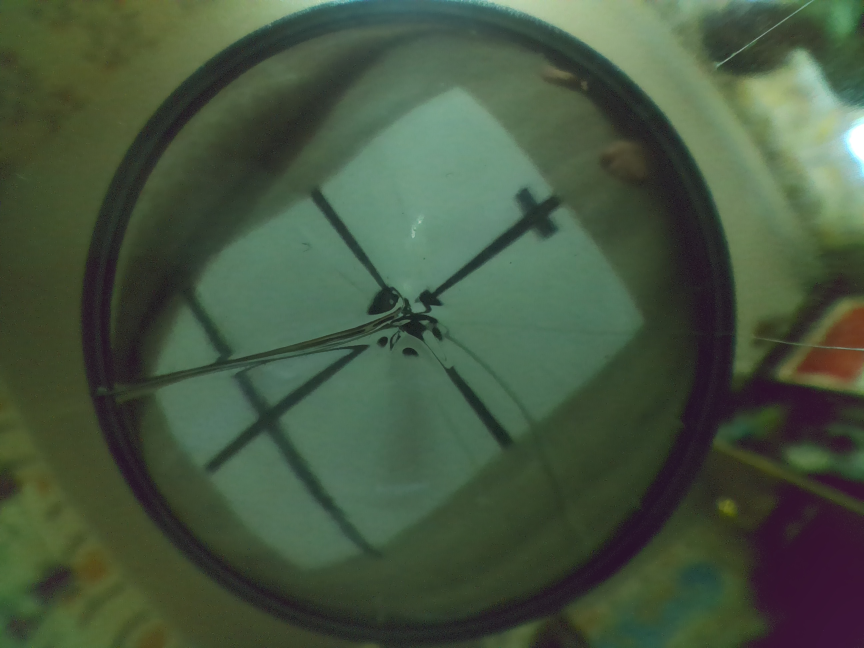
#> input picture Images/New1.jpg, 2592 x 1944 px (shown at 1/3 size)
$ python -i plane.py   (imports and definitions only)
#> lines starting #> are read from the running program, lines starting #| are printed output that depends on the picture
#!/usr/bin/env python3
"""
Conical mirror wide-angle image/video unwrapper module.

Pipeline (OpenCV-optimized, one-pass by default):
- Build one inverse remap from the requested square top-view directly to the
  original wide-angle source frame (build_combined_maps).
- Sample via cv2.remap — faster and sharper than the old two-stage numpy path.

The old two-stage numpy path (correct_lens + unwrap_cone + sample_bilinear)
is preserved for debug/tune utilities and can be forced via use_opencv=False.

Usage as module:
    from plane import unwrap_image, debug_parameters

    unwrap_image("input.jpg", cx=575, cy=457, outer_r=412)
    unwrap_image("input.jpg", cx=575, cy=457, outer_r=412, use_opencv=False)  # old path
    debug_parameters("input.jpg", cx=575, cy=457, outer_r=412)  # interactive tuning
"""

from __future__ import annotations

import argparse
import math
import sys
from pathlib import Path
from typing import Tuple, Optional, Union
import numpy as np
from PIL import Image, ImageOps


try:
    import cv2
    HAS_CV2 = True
except ImportError:
    HAS_CV2 = False

try:
    import matplotlib.pyplot as plt
    HAS_MATPLOTLIB = True
except ImportError:
    HAS_MATPLOTLIB = False


DEFAULTS = {
    "cx": 1203,
    "cy": 457.0,
    "outer_r": 412.0,
    "rotation_deg": -2.0,
    "top_size": 900,
    "field_scale": 0.70,
    "lens_deg": -81.86,
    "cone_power": 2.245,
}

JPEG_EXTENSIONS = {".jpg", ".jpeg", ".jpe"}
VIDEO_EXTENSIONS = {".mp4", ".m4v", ".mov", ".avi", ".mkv", ".webm"}
IMAGE_EXTENSIONS = {".png", ".jpg", ".jpeg", ".jpe", ".bmp", ".tif", ".tiff", ".webp"}


# ============================================================================
# Argument / path helpers
# ============================================================================

# [12 lines left out: function parse_rgb, not called in this run]


def is_video_path(path: Path) -> bool:
    return path.suffix.lower() in VIDEO_EXTENSIONS


def is_image_path(path: Path) -> bool:
    return path.suffix.lower() in IMAGE_EXTENSIONS


# ============================================================================
# OpenCV helpers (ported from unwrapper_opencv.py)
# ============================================================================

def rgb_to_bgr(rgb: Tuple[int, int, int]) -> Tuple[int, int, int]:
    return (rgb[2], rgb[1], rgb[0])


def border_value_for_channels(rgb: Tuple[int, int, int], channels: int) -> Tuple[int, ...]:
    bgr = rgb_to_bgr(rgb)
    if channels == 1:
        gray = int(round(0.114 * bgr[0] + 0.587 * bgr[1] + 0.299 * bgr[2]))
        return (gray,)
    if channels == 2:
        gray = int(round(0.114 * bgr[0] + 0.587 * bgr[1] + 0.299 * bgr[2]))
        return (gray, 255)
    if channels == 4:
        return (*bgr, 255)
    return bgr


def ensure_video_bgr(frame: np.ndarray) -> np.ndarray:
    if frame.ndim == 2:
        return cv2.cvtColor(frame, cv2.COLOR_GRAY2BGR)
    if frame.shape[2] == 4:
        return cv2.cvtColor(frame, cv2.COLOR_BGRA2BGR)
    return frame


def composite_alpha_to_bgr(image: np.ndarray, background_rgb: Tuple[int, int, int]) -> np.ndarray:
    if image.ndim != 3 or image.shape[2] != 4:
        return ensure_video_bgr(image)
    alpha = image[:, :, 3:4].astype(np.float32) / 255.0
    bgr = image[:, :, :3].astype(np.float32)
    bg = np.array(rgb_to_bgr(background_rgb), dtype=np.float32).reshape(1, 1, 3)
    out = bgr * alpha + bg * (1.0 - alpha)
    return np.clip(out, 0, 255).astype(np.uint8)


def remap_frame(
    frame: np.ndarray,
    map_x: np.ndarray,
    map_y: np.ndarray,
    background_rgb: Tuple[int, int, int],
    interpolation: int = cv2.INTER_LINEAR,
) -> np.ndarray:
    channels = 1 if frame.ndim == 2 else frame.shape[2]
    return cv2.remap(
        frame,
        map_x,
        map_y,
        interpolation=interpolation,
        borderMode=cv2.BORDER_CONSTANT,
        borderValue=border_value_for_channels(background_rgb, channels),
    )


# ============================================================================
# Core math (shared between numpy and OpenCV paths)
# ============================================================================

def lens_distorted_radius(ru_norm: np.ndarray, lens_deg: float) -> np.ndarray:
    """Map corrected normalized radius to source distorted normalized radius."""
    r = np.maximum(ru_norm, 0.0)
    if abs(lens_deg) < 1e-9:
        return r
    angle = abs(lens_deg) * math.pi / 180.0
    limited = min(angle, math.pi / 2.0 - 0.01)
    if lens_deg > 0:
        return np.tan(r * limited) / math.tan(limited)
    return np.arctan(r * math.tan(limited)) / limited


# ============================================================================
# Old numpy two-stage path (kept for debug/tune and optional use)
# ============================================================================

# ============================================================================
# OpenCV remap maps
# ============================================================================

# [67 lines left out: functions build_lens_maps, build_unwrap_maps, not called in this run]


def build_combined_maps(
    top_size: int,
    source_width: int,
    source_height: int,
    cx: float,
    cy: float,
    outer_r: float,
    rotation_deg: float,
    field_scale: float,
    lens_deg: float,
    cone_power: float,
) -> tuple[np.ndarray, np.ndarray]:
    """
    One-pass inverse map from square top-view pixels directly to the original frame.
    Combines lens correction and cone unwrap analytically — sharper and faster
    than the two-stage path.
    """
    size = int(round(top_size))
    center = (size - 1.0) / 2.0
    rotation = math.radians(rotation_deg)
    x_coords = np.arange(size, dtype=np.float32)
    y_coords = np.arange(size, dtype=np.float32)
    xx, yy = np.meshgrid(x_coords, y_coords)
    px = ((xx - center) / center) * field_scale
    py = ((yy - center) / center) * field_scale
    r_plane = np.sqrt(px * px + py * py)
    theta = np.arctan2(py, px) + rotation
    r_corrected = np.power(r_plane, cone_power) * outer_r
    r_distorted = lens_distorted_radius(r_corrected / outer_r, lens_deg) * outer_r
    map_x = cx + r_distorted * np.cos(theta)
    map_y = cy + r_distorted * np.sin(theta)
    invalid = (
        (r_plane > 1.0) |
        (map_x < 0.0) |
        (map_y < 0.0) |
        (map_x > source_width - 1.0) |
        (map_y > source_height - 1.0)
    )
    map_x = np.where(invalid, -1.0, map_x).astype(np.float32, copy=False)
    map_y = np.where(invalid, -1.0, map_y).astype(np.float32, copy=False)
    return map_x, map_y


# ============================================================================
# PIL image I/O (kept for the old numpy path and save_image)
# ============================================================================
# [8 lines left out: function save_image, not called in this run]


def save_cv_image(path: Path, image: np.ndarray, background_rgb: Tuple[int, int, int]) -> None:
    """Save an OpenCV image (BGR or BGRA) to disk."""
    path.parent.mkdir(parents=True, exist_ok=True)
    suffix = path.suffix.lower()
    output = image
    if suffix in JPEG_EXTENSIONS:
        output = composite_alpha_to_bgr(image, background_rgb)
    if not cv2.imwrite(str(path), output):
        raise RuntimeError(f"Cannot save output image to {path}")


# ============================================================================
# High-level API
# ============================================================================
def unwrap_image(
        input_path: Union[str, Path],
        cx: float = DEFAULTS["cx"],
        cy: float = DEFAULTS["cy"],
        outer_r: float = DEFAULTS["outer_r"],
        lens_deg: float = DEFAULTS["lens_deg"],
        cone_power: float = DEFAULTS["cone_power"],
        rotation_deg: float = DEFAULTS["rotation_deg"],
        top_size: int = DEFAULTS["top_size"],
        field_scale: float = DEFAULTS["field_scale"],
        output_dir: Union[str, Path] = "Output",
        background: Tuple[int, int, int] = (0, 0, 0),
        chunk_rows: int = 128,
        save_lens_corrected: bool = False,
        use_opencv: bool = True,
        cubic: bool = False,
    ) -> Path:
    """
    Unwrap a conical mirror image to a top-down view.

    By default uses the optimized one-pass OpenCV path (build_combined_maps +
    cv2.remap). Pass use_opencv=False to fall back to the old two-stage numpy
    path (correct_lens + unwrap_cone + sample_bilinear).
    """
#> called with input_path = 'Images/New1.jpg', cx = 1203, cy = 457, outer_r = 412, lens_deg = -81.86, cone_power = 2.25, rotation_deg = -2, top_size = 900
    input_path = Path(input_path)
    output_dir = Path(output_dir)
    interpolation = cv2.INTER_CUBIC if cubic else cv2.INTER_LINEAR

    source = cv2.imread(str(input_path), cv2.IMREAD_UNCHANGED)
#> source is the input picture: shape (1944, 2592, 3); mean B, G, R 64.5, 86, 69.9
    if source is None:
        raise RuntimeError(f"Cannot open input image: {input_path}")
    height, width = source.shape[:2]
#> height = 1944; width = 2592

    if save_lens_corrected:
        lens_map_x, lens_map_y = build_lens_maps(
            height=height, width=width,
            cx=cx, cy=cy, outer_r=outer_r, lens_deg=lens_deg,
        )
        lens_corrected = remap_frame(
            source, lens_map_x, lens_map_y, background, interpolation,
        )
        lens_path = output_dir / f"{input_path.stem}_lens_corrected{input_path.suffix}"
        save_cv_image(lens_path, lens_corrected, background)

    combined_map_x, combined_map_y = build_combined_maps(
        top_size=top_size,
        source_width=width,
        source_height=height,
        cx=cx, cy=cy, outer_r=outer_r,
        rotation_deg=rotation_deg, field_scale=field_scale,
        lens_deg=lens_deg, cone_power=cone_power,
    )
#> in build_combined_maps, `map_x = np.where(invalid, -1.0, map_x).astype(np.float32, copy=False)`: invalid: shape (900, 900) bool; every value is 0
    top_view = remap_frame(source, combined_map_x, combined_map_y, background, interpolation)
#> in remap_frame, `return cv2.remap( frame, map_x, map_y, interpolation=interpolation, bo..`:
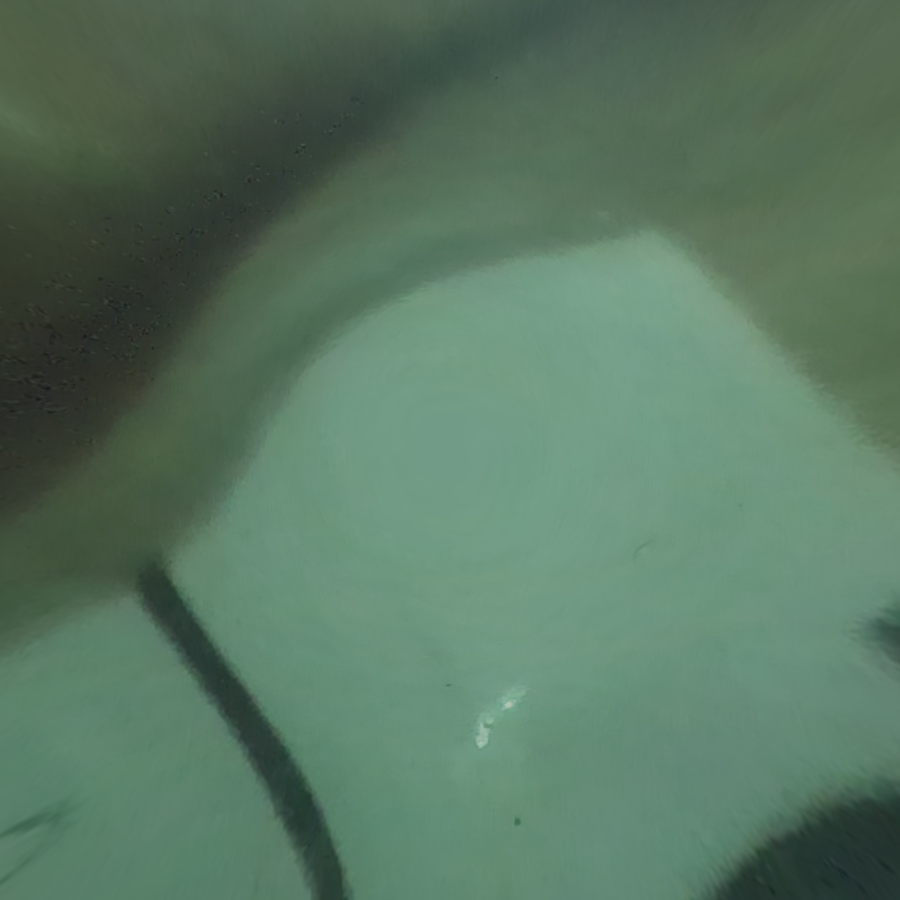
#> returned value: shape (900, 900, 3); mean of channels 0, 1, 2 98.1, 118.8, 88.8; drawn as B, G, R
    output_path = output_dir / f"{input_path.stem}_unwrapped{input_path.suffix}"
    save_cv_image(output_path, top_view, background)

    return output_path


# ============================================================================
# Debug / Interactive Tuning
# ============================================================================

# [155 lines left out: functions debug_parameters, build_parser, validate_args, run, main, not called in this run]


# [3 lines not run here, left out]

>>> result = unwrap_image('Images/New1.jpg')

$ run again, on Images/b.jpg
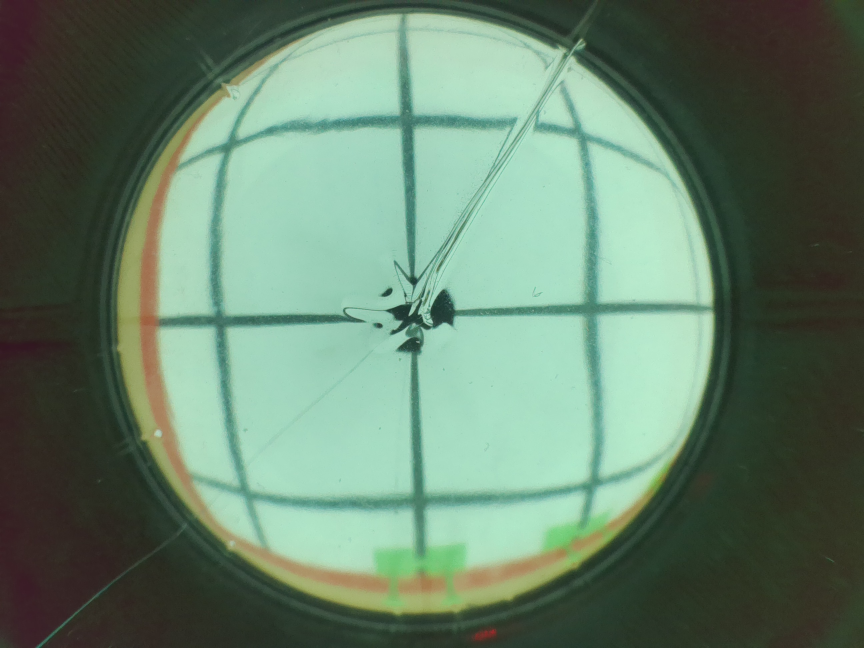
#> input picture Images/b.jpg, 2592 x 1944 px (shown at 1/3 size)
#> in unwrap_image, source is the input picture: shape (1944, 2592, 3); mean B, G, R 107.3, 128.3, 102.2
#> invalid: shape (900, 900) bool; every value is 0
#> in remap_frame, `return cv2.remap( frame, map_x, map_y, interpolation=interpolation, bo..`:
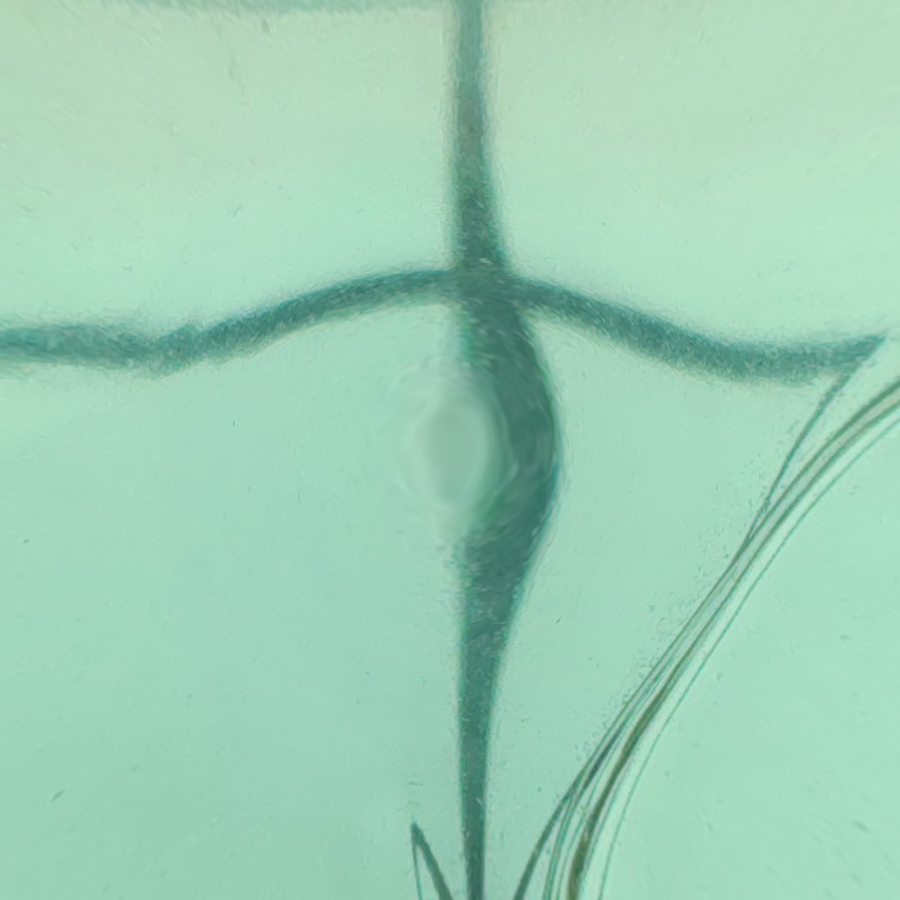
#> returned value: shape (900, 900, 3); mean of channels 0, 1, 2 183.2, 207.2, 157.4; drawn as B, G, R
